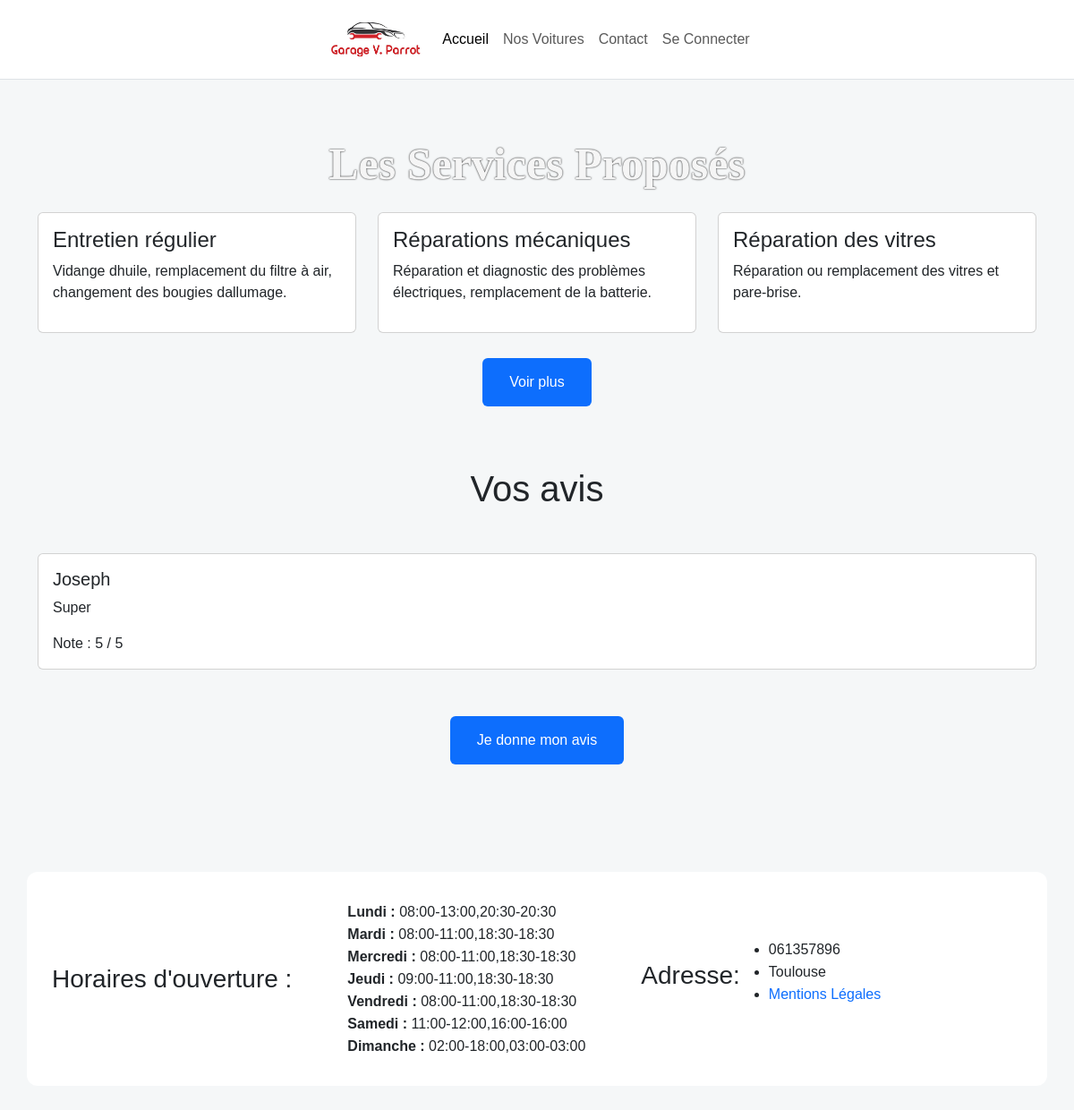
The page / on the database its author committed.
### tables this page shows
CREATE TABLE services (
  id INT NOT NULL AUTO_INCREMENT PRIMARY KEY,
  titre varchar(100) NOT NULL,
  description TEXT NULL,
  garage_id INT NOT NULL  DEFAULT 1,
  CONSTRAINT fk_services_garage FOREIGN KEY (garage_id) REFERENCES garage(id) 
);

CREATE TABLE avis (
  id INT NOT NULL AUTO_INCREMENT PRIMARY KEY,
  nom varchar(50) NOT NULL,
  commentaire TEXT NOT NULL,
  note INT NOT NULL,
  estValide tinyint NOT NULL DEFAULT 0,
  garage_id INT NOT NULL DEFAULT 1 ,
  CONSTRAINT fk_avis_garage FOREIGN KEY (garage_id) REFERENCES garage(id) 
);

CREATE TABLE horaires (
  id INT NOT NULL AUTO_INCREMENT PRIMARY KEY,
  debut_heures_AM time DEFAULT NULL,
  fin_heures_AM time DEFAULT NULL,
  debut_heures_PM time DEFAULT NULL,
  fin_heures_PM time DEFAULT NULL,
  est_ouvert varchar(10) NOT NULL,
  jour  enum('Lundi','Mardi','Mercredi','Jeudi','Vendredi','Samedi','Dimanche'),
  garage_id INT NOT NULL  DEFAULT 1,
  CONSTRAINT fk_horaires_garage FOREIGN KEY (garage_id) REFERENCES garage(id) 
);

CREATE TABLE garage (
  id INT NOT NULL AUTO_INCREMENT PRIMARY KEY,
  numero varchar(50) NOT NULL,
  adresse varchar(250) NOT NULL
);

### controllers/Maincontroller.controller.php (called while the page is built, shortened)
<?php
class MainController{
    protected function genererPage($data){
        extract($data);
        require_once($view);
        require_once($template);
    }
}

### controllers/Services/Services.controller.php (called while the page is built, shortened)
<?php
require_once("controllers/Maincontroller.controller.php");
require_once("models/Services/ServiceManager.model.php");
require_once("controllers/Avis/Avis.controller.php");
class ServiceController extends MainController
{
    private  $serviceManager;
    private  $avisController;
    public function __construct()
    {
        $this->serviceManager = new ServiceManager;
        $this->serviceManager->chargementService();
        $this->avisController = new AvisController;
    }
    public function accueil()
    {
        $services = $this->serviceManager->getService();
        $avis = $this->avisController->getAvis();
        $data_page = [
            "page_description" => "Description de la page d'accueil",
            "page_title" => "Titre de la page d'accueil",
            "page_css" => "main.css",
            "page_javascript" => "accueil.js",
            "services" => $services,
            "avis" => $avis,
            "view" => "views/Commons/accueil.view.php",
            "template" => "views/Commons/template.php"
        ];
        $this->genererPage($data_page);
    }
}

### models/Services/ServiceManager.model.php (called while the page is built, shortened)
<?php
require("objects/Services/Service.class.php");
class ServiceManager extends Model
{
    private $services;
    public function ajoutService($service)
    {
        $this->services[] = $service;
    }
    public function getService()
    {
        return $this->services;
    }
    public function chargementService()
    {
        $req = "SELECT * FROM services";
        $stmt = $this->getBdd()->prepare($req);
        $stmt->execute();
        $nosServices = $stmt->fetchAll(PDO::FETCH_ASSOC);
    }
}

### objects/Services/Service.class.php (called while the page is built, shortened)
<?php
Class Services{
    private $titre;
    private $description;
    public function __construct($id, $titre, $description){
        $this->titre = $titre;
        $this->description = $description;
    }
    public function getTitre(){return $this->titre;}
    public function getDescription(){return $this->description;}
}

### objects/Model.class.php (called while the page is built, shortened)
<?php
abstract class Model{
    private static $pdo;
    private static function setBdd(){
        $url = parse_url(getenv("JAWSDB_URL"));
        $host = $url["host"];
        $db  = substr($url["path"], 1);
        $user = $url["user"];
        $pass = $url["pass"];
        $port = $url["port"];
        self::$pdo = new PDO("mysql:host=$host;dbname=$db;port=$port;charset=utf8", $user, $pass);
        self::$pdo->setAttribute(PDO::ATTR_ERRMODE, PDO::ERRMODE_EXCEPTION);
    }
    protected function getBdd(){
        return self::$pdo;
    }
}

### controllers/Avis/Avis.controller.php (called while the page is built, shortened)
<?php
require_once("controllers/Maincontroller.controller.php");
require_once("models/Avis/AvisManager.model.php");
class AvisController extends MainController
{
    public  $avisManager;
    public function __construct()
    {
        $this->avisManager = new AvisManager;
        $this->avisManager->chargementAvis();
    }
    function getAvis()
    {
        $avis = $this->avisManager->getAvis();
        return $avis;
    }
}

### models/Avis/AvisManager.model.php (called while the page is built, shortened)
<?php
require("objects/Avis/Avis.class.php");
class AvisManager extends Model
{
    private $avis;
    public function ajoutAvis($avi)
    {
        $this->avis[] = $avi;
    }
    public function getAvis()
    {
        return $this->avis;
    }
    public function chargementAvis()
    {
        $req = "SELECT * FROM avis";
        $stmt = $this->getBdd()->prepare($req);
        $stmt->execute();
        $lesAvis = $stmt->fetchAll(PDO::FETCH_ASSOC);
        foreach ($lesAvis as $avis) {
            $s = new Avis($avis["id"], $avis["nom"], $avis["commentaire"], $avis["note"],  $avis["estValide"]);
        }
    }
}

### controllers/Securite.class.php (called while the page is built, shortened)
<?php
class Securite
{
    public static function estConnecte()
    {
        return isset($_SESSION["profil"]) && !empty($_SESSION["profil"])
            && isset($_COOKIE['token']) && self::verifyToken($_COOKIE['token']);
    }
}

### objects/Avis/Avis.class.php (called while the page is built, shortened)
<?php
class Avis{
    private $nom;
    private $commentaire;
    public $note;
    public $estValide;
    public function __construct($id, $nom, $commentaire,$note, $estValide )
    {
        $this->nom =  $nom;
        $this->commentaire = $commentaire;
        $this->note =  $note;
        $this->estValide = $estValide;
    }
    public function getNom(){return $this->nom;}
    public function getCommentaire(){return $this->commentaire;}
    public function getNote(){return $this->note;}
    public function getAvisValide(){return $this->estValide;}
}

### controllers/Horaires/Horaires.controller.php (called while the page is built, shortened)
<?php
require_once("controllers/Maincontroller.controller.php");
require_once("models/Horaires/HorairesManager.model.php");
class HorairesController extends MainController
{
    private  $horaireManager;
    public function __construct()
    {
        $this->horaireManager = new HoraireManager;
        $this->horaireManager->chargementHoraires();
    }
    public function getHoraires()
    {
        $horaires = $this->horaireManager->getHoraires();
        return $horaires;
    }
}

### models/Horaires/HorairesManager.model.php (called while the page is built, shortened)
<?php
require_once("objects/Horaires/Horaires.class.php");
class HoraireManager extends Model
{
    private $horaires;
    public function ajoutHoraires($horaire)
    {
        $this->horaires[] = $horaire;
    }
    public function getHoraires()
    {
        return $this->horaires;
    }
    public function chargementHoraires()
    {
        $req = "SELECT * FROM horaires";
        $stmt = $this->getBdd()->prepare($req);
        $stmt->execute();
        $nosHoraires = $stmt->fetchAll(PDO::FETCH_ASSOC);
        foreach ($nosHoraires as $horaire) {
            $s = new Horaires($horaire["id"], $horaire["jour"], $horaire["debut_heures_AM"], $horaire["fin_heures_AM"], $horaire["debut_heures_PM"], $horaire["fin_heures_PM"], $horaire["est_ouvert"]);
        }
    }
}

### objects/Horaires/Horaires.class.php (called while the page is built, shortened)
<?php
class Horaires{
    private $jour;
    private $debut_heures_AM;
    private $fin_heures_AM;
    private $debut_heures_PM;
    private $fin_heures_PM;
    private $est_ouvert;
    public function __construct($id, $jour, $debut_heures_AM,$fin_heures_AM, $debut_heures_PM, $fin_heures_PM, $est_ouvert)
    {
        $this->jour = $jour;
        $this->debut_heures_AM = $debut_heures_AM;;
        $this->fin_heures_AM = $fin_heures_AM;
        $this->debut_heures_PM = $debut_heures_PM;
        $this->fin_heures_PM = $fin_heures_PM;
        $this->est_ouvert = $est_ouvert;
    }
    public function getJour(){return $this->jour;}
    public function getDebutHeure_AM(){return $this->debut_heures_AM;}
    public function getFinHeure_AM(){return $this->fin_heures_AM;}
    public function getDebutHeure_PM(){return $this->debut_heures_PM;}
    public function getFinHeure_PM(){return $this->fin_heures_PM;}
    public function getStatut(){return $this->est_ouvert;}
}

### controllers/Garage/garage.controller.php (called while the page is built)
<?php
require_once("controllers/Maincontroller.controller.php");
require_once("models/Garage/GarageManager.model.php");
Class GarageController extends MainController{
    private  $garageManager;
    public function __construct(){
        $this->garageManager = new GarageManager;
        $this->garageManager->chargementGarage();
    }
    public function getGarage(){
        $garage = $this->garageManager->getGarage();
        return $garage;
    }
}

### models/Garage/GarageManager.model.php (called while the page is built, shortened)
<?php
require("objects/Garage/Garage.class.php");
class GarageManager extends Model
{
    private $garage;
    public function ajoutGarage($infogarage)
    {
        $this->garage[] = $infogarage;
    }
    public function getGarage()
    {
        return $this->garage;
    }
    public function chargementGarage()
    {
        $req = "SELECT * FROM garage";
        $stmt = $this->getBdd()->prepare($req);
        $stmt->execute();
        $garages = $stmt->fetchAll(PDO::FETCH_ASSOC);
        foreach ($garages as $garage) {
            $g = new Garage($garage["id"], $garage["adresse"], $garage["numero"]);
        }
    }
}

### objects/Garage/Garage.class.php (called while the page is built, shortened)
<?php
class Garage
{
    private $adresse;
    private $numero;
    public function __construct($id, $adresse, $numero)
    {
        $this->adresse = $adresse;
        $this->numero = $numero;
    }
    public function getAdresse()
    {
        return $this->adresse;
    }
    public function getNumero()
    {
        return $this->numero;
    }
}

### views/Commons/accueil.view.php (the view, shortened to what this page needs)
<div class="container mt-4">
    <div class="mt-3">
        <p class="text-center display-5 fw-bold " id="title">Les Services Proposés</p>
    </div>
    <div class="row mt-4">
        <?php if (!empty($services)) : ?>
            <?php for ($i = 0; $i < count($services); $i++) : ?>
                <div class="col-md-4 mb-4 <?php if ($i > 2) echo 'd-none'; ?>">
                    <div class="card h-100">
                        <div class="card-body">
                            <h4 class="card-title"><?= $services[$i]->getTitre(); ?> </h4>
                            <p class="card-text"><?= $services[$i]->getDescription(); ?> </p>
                        </div>
                    </div>
                </div>
            <?php endfor; ?>
        <?php else : ?>
            <p class="text-center fw-bold">Aucun services disponible</p>
        <?php endif; ?>
    </div>
</div>
<div class="text-center mb-3 ">
    <button class="btn btn-primary text-center fadeIn" id="Voirplus">Voir plus</button>
</div>
<h1 class="text-center m-5">Vos avis</h1>
<div class="container mb-5">
    <div id="myCarousel" class="carousel slide" data-bs-ride="carousel">
        <div class="carousel-inner">
            <?php if (!empty($avis)) : ?>
                <?php for ($i = 0; $i < count($avis); $i++) : ?>
                    <?php if (Securite::estConnecte() || (int)$avis[$i]->getAvisValide() === 1) : ?>
                        <div class="carousel-item <?php if ($i == 0) echo 'active'; ?>" data-bs-interval="4000">
                            <div class="card">
                                <div class="card-body">
                                    <h5 class="card-title"><?= $avis[$i]->getNom() ?></h5>
                                    <p class="card-text"><?= $avis[$i]->getCommentaire() ?></p>
                                    <p class="card-text">Note : <?= $avis[$i]->getNote() ?> / 5</p>
                                </div>
                            </div>
                        </div>
                    <?php endif; ?>
                <?php endfor; ?>
            <?php else : ?>
                <p class="text-center fw-bold">Aucun avis disponible</p>
            <?php endif; ?>
        </div>
    </div>
</div>
<div class="text-center mb-3 ">
    <a href="Avis/ajouterAvis" class="btn btn-primary text-center">Je donne mon avis</a>
</div>

### views/Commons/footer.php
<?php
require_once("controllers/Horaires/Horaires.controller.php");
require_once("controllers/Garage/garage.controller.php");
$horairesController = new HorairesController();
$horaires = $horairesController->getHoraires();
$garageController = new GarageController();
$garage = $garageController->getGarage();
?>
<footer>
    <div class="container footer">
        <div class="display">
            <div class="titre-horaires">
                <h3 class="m-3">Horaires d'ouverture :</h3>
            </div>
            <div class="m-3">
                <ul class="list-unstyled mt-3">
                    <?php for ($i = 0; $i < count($horaires); $i++) : ?>
                        <li>
                            <span class="fw-bold"><?= $horaires[$i]->getJour(); ?> : </span>
                            <?php
                            $horaireAffiche = ($horaires[$i]->getStatut() === "open")
                                ? substr($horaires[$i]->getDebutHeure_AM(), 0, 5) . "-" . substr($horaires[$i]->getFinHeure_AM(), 0, 5) . ","
                                . substr($horaires[$i]->getDebutHeure_PM(), 0, 5) . "-" . substr($horaires[$i]->getFinHeure_PM(), 0, 5)
                                : "fermé";
                            echo $horaireAffiche;
                            ?>
                        </li>
                    <?php endfor; ?>
                </ul>
            </div>
            <div class="adresse">
                <h3 class="ms-3">Adresse:</h3>
                <ul>
                    <li><?= $garage[0]->getAdresse(); ?></li>
                    <li><?= $garage[0]->getNumero(); ?></li>
                    <li> <a href="<?= URL ?>mentions" class="text-decoration-none ">Mentions Légales</a></li>
                </ul>
            </div>
        </div>
    </div>
</footer>

### rows shown on the page
services: titre "Entretien régulier", description "Vidange dhuile, remplacement du filtre à air, changement des bougies dallumage."
services: titre "Réparations mécaniques", description "Réparation et diagnostic des problèmes électriques, remplacement de la batterie."
services: titre "Réparation des vitres", description "Réparation ou remplacement des vitres et pare-brise."
avis: nom "Joseph", commentaire "Super", note "5"
horaires: jour "Lundi", horaireAffiche "08:00-13:00,20:30-20:30"
horaires: jour "Mardi", horaireAffiche "08:00-11:00,18:30-18:30"
horaires: jour "Mercredi", horaireAffiche "08:00-11:00,18:30-18:30"
horaires: jour "Jeudi", horaireAffiche "09:00-11:00,18:30-18:30"
horaires: jour "Vendredi", horaireAffiche "08:00-11:00,18:30-18:30"
horaires: jour "Samedi", horaireAffiche "11:00-12:00,16:00-16:00"
horaires: jour "Dimanche", horaireAffiche "02:00-18:00,03:00-03:00"
garage: adresse "061357896", numero "Toulouse"
